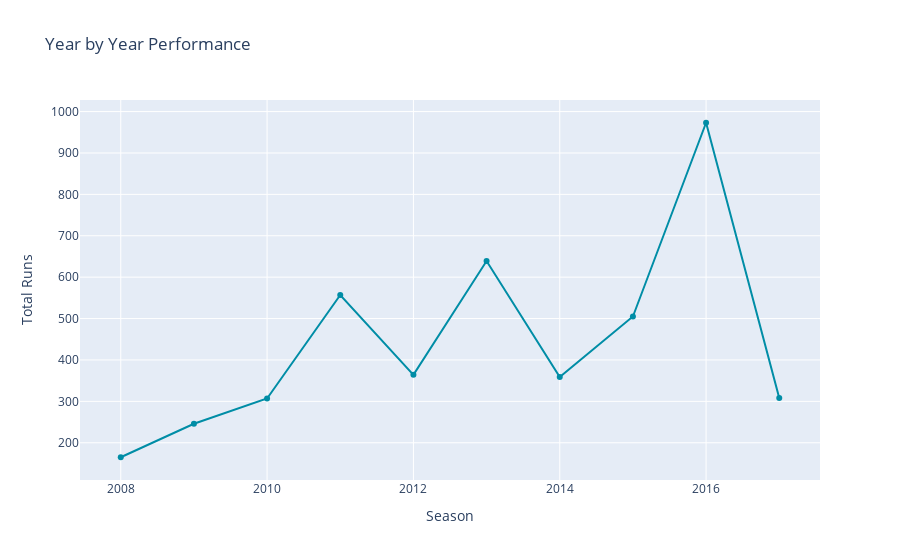

Source (notebook cell):
### Code cell
# plot line chart

trace = go.Scatter(x=performance['season'], y=performance['batsman_runs'],
                   mode='lines + markers',
                   marker={'color': "#008da6"})

data = [trace]

layout = go.Layout(title='Year by Year Performance',
                   xaxis={'title': 'Season'},
                   yaxis={'title': 'Total Runs'})

fig = go.Figure(data=data, layout=layout)

fig.show()
# pyo.plot(fig, filename='singleComparison.html')

### Figure 1 — Plotly figure (JSON) as saved in the notebook; plotly's stock layout.template omitted (floating-point values rounded to 4 significant figures)
{"data": [{"marker": {"color": "#008da6"}, "mode": "lines+markers", "type": "scatter", "x": [2008, 2009, 2010, 2011, 2012, 2013, 2014, 2015, 2016, 2017], "y": [165, 246, 307, 557, 364, 639, 359, 505, 973, 308]}], "layout": {"title": {"text": "Year by Year Performance"}, "xaxis": {"title": {"text": "Season"}}, "yaxis": {"title": {"text": "Total Runs"}}}}
